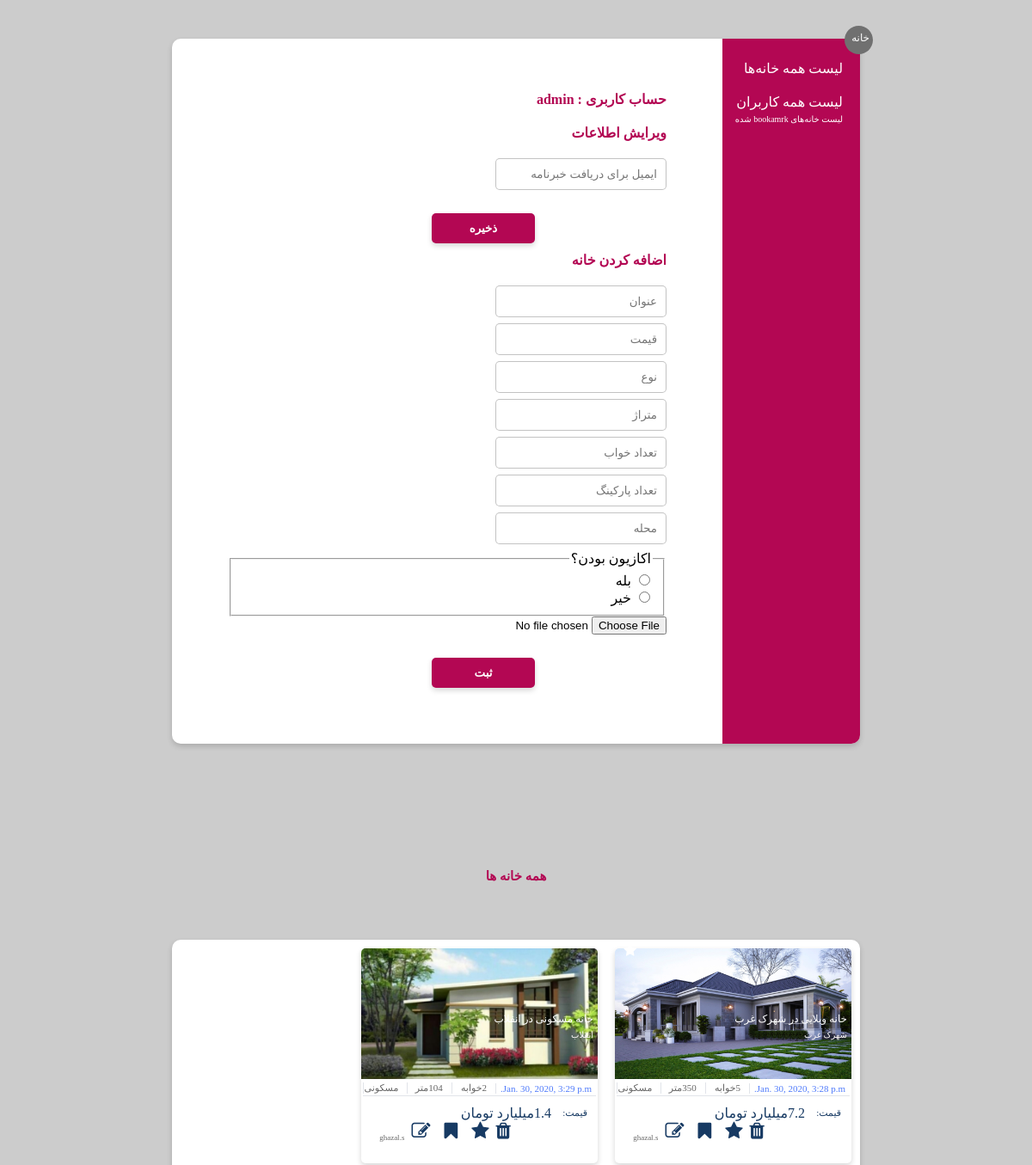
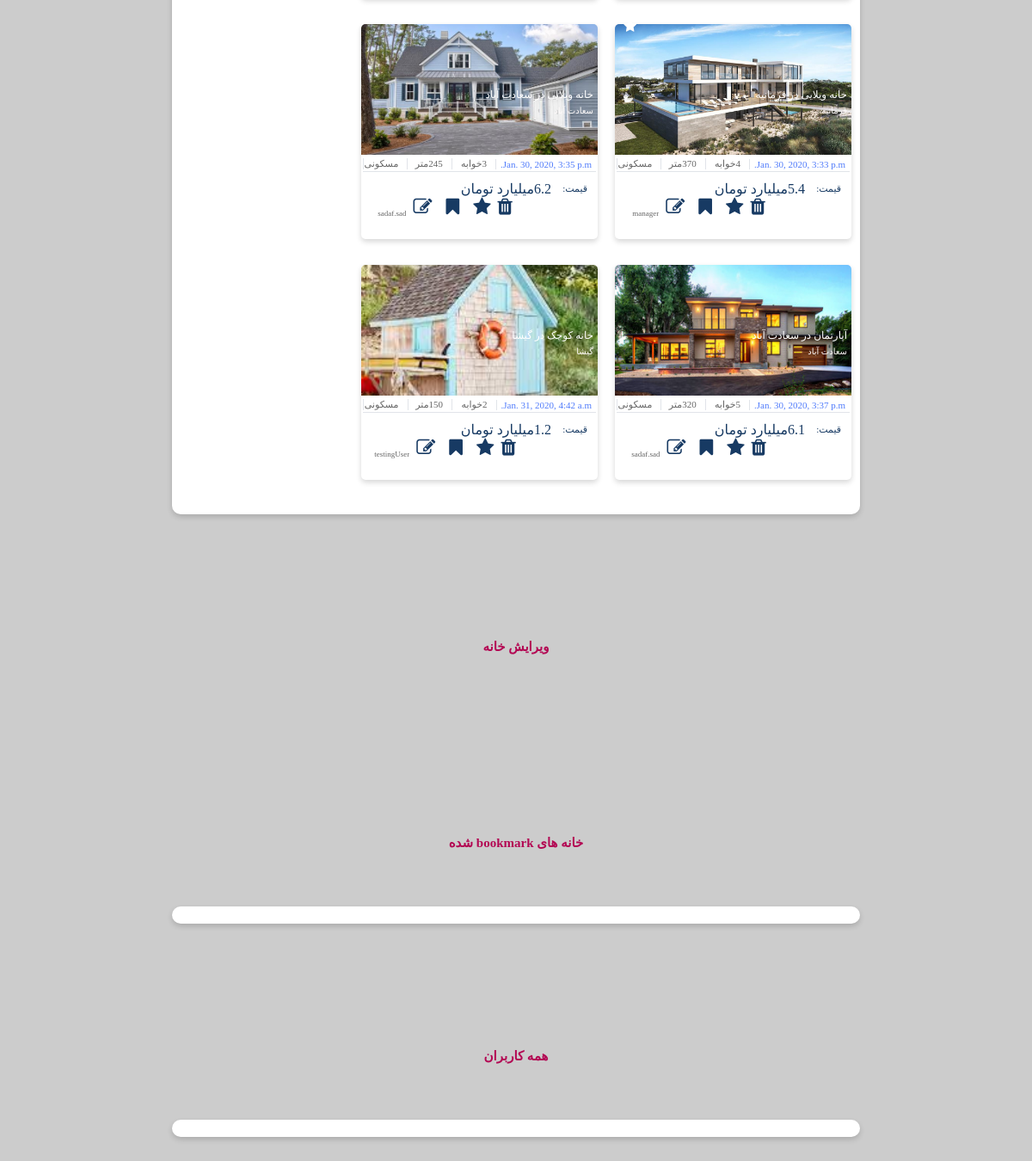
The app's page /homes/allHomes (signed in) with its own data (2 pictures, top to bottom).
### homes/models.py (models this page shows)
class Housing(models.Model):
    title = models.CharField(max_length=200)
    price = models.FloatField()
    type = models.CharField(max_length=50)
    area = models.IntegerField()
    bedrooms = models.IntegerField()
    parkings = models.IntegerField()
    locality = models.CharField(max_length=200)
    created_at = models.DateTimeField(auto_now_add=True)
    pic = models.ForeignKey(Image, on_delete=models.SET_NULL, null=True)
    estate = models.CharField(max_length=50)
    star = models.BooleanField(default=False)

class Image(models.Model):
    image = models.CharField(max_length=500)

### homes/views.py (the view)
# urls.py: path('allHomes', views.showAllHomes, name='allHomes'),
def showAllHomes(request):
    h = Housing.objects.all()
    usernameHome = None
    if request.user.is_authenticated:
        usernameHome = request.user.username
    gotodiv = 'sec4HeadHome'
    return render(request, 'manager.html', {'results': h, 'username': usernameHome, 'jump': gotodiv})

### homes/templates/manager.html (shortened to what this page needs)
{% load static %}
<!DOCTYPE html PUBLIC "-//W3C//DTD XHTML 1.0 Strict//EN" "http://www.w3.org/TR/xhtml1/DTD/xhtml1-strict.dtd">
<html xmlns="http://www.w3.org/1999/xhtml">
        <head>
                <link rel="stylesheet"
          href="https://cdnjs.cloudflare.com/ajax/libs/font-awesome/4.7.0/css/font-awesome.min.css"/>
                <link rel="stylesheet" href={% static "CSS/managerUserStyle.css" %} />
        </head>
        <body>
            <div id="background">
                <div class="infoPage" style="height: 820px;margin-top: 45px;margin-bottom: 45px">
                    <div id="cancelButton" >
                        <a href={% url 'index' %} style="font-size: 12px; color: white; text-decoration: none;width: 100%;margin-left: auto;margin-right: 4px; margin-top: 7px;display: block;">خانه</a>
                    </div>
                    <div id="sidebar" style="position:relative;">
                        <a  href={% url "allHomes" %} id="headerForForm" style="color:white;padding-top: 10px;padding-right: 20px;position: relative;top: 25px;cursor: pointer;text-decoration: none;">لیست همه خانه‌ها</a>
                        <a  href={% url "allUsers" %} id="headerForForm" style="color:white;padding-top: 10px;padding-right: 20px;position: relative;top: 45px;cursor: pointer;text-decoration: none;">لیست همه کاربران</a>
                        <a  href={% url "bookmarks" %} id="headerForForm" style="font-size:10px;color:white;padding-top: 10px;padding-right: 20px;position: relative;top: 45px;cursor: pointer;text-decoration: none;">لیست خانه‌های bookamrk شده</a>
                    </div>
                    <div id="formBar">
                        <div id="form">
                            <div class="selectionBar">
                                <h1 id="headerForForm">حساب کاربری : {{ username }}</h1>
                                <form method="POST" action="changeEmail">
                                <h1 id="headerForForm">ویرایش اطلاعات</h1>
                                <div id="completionForm">
                                    <div class="input">
                                            <input class="text" placeholder="ایمیل برای دریافت خبرنامه" type="text" name="newEmail" value="" required />
                                    </div>
                                    <button class="form-submit-button" type="submit" >ذخیره</button>
                                </div>
                                </form>
                            </div>
                            <div class="selectionBar">
                                <form method="POST" action="addHouse">
                                <h1 id="headerForForm">اضافه کردن خانه</h1>
                                <div id="completionForm">
                                    <div class="input">
                                            <input class="text" placeholder="عنوان" type="text" name="hometitle" value="" required />
                                    </div>
                                    <div class="input">
                                            <input class="text" placeholder="قیمت" type="text" name="homeprice" value="" required />
                                    </div>
                                    <div class="input">
                                            <input class="text" placeholder="نوع" type="text" name="hometype" value="" required />
                                    </div>
                                    <div class="input">
                                            <input class="text" placeholder="متراژ" type="text" name="homearea" value="" required />
                                    </div>
                                    <div class="input">
                                            <input class="text" placeholder="تعداد خواب" type="text" name="homebedrooms" value="" required />
                                    </div>
                                    <div class="input">
                                            <input class="text" placeholder="تعداد پارکینگ" type="text" name="homeparkings" value="" required />
                                    </div>
                                    <div class="input">
                                            <input class="text" placeholder="محله" type="text" name="homelocality" value="" required />
                                    </div>
                                    <fieldset>
                                    <legend>اکازیون بودن؟</legend>
                                    <input type="radio" name="homestar" value="True" /> بله <br />
                                    <input type="radio" name="homestar" value="False" /> خیر <br />
                                     </fieldset>                                   <div class="input">
                                            <input type="file" placeholder="عکس" name="homepic" accept="image/*">
                                    </div>
                                    <button class="form-submit-button" type="submit" >ثبت</button>
                                </div>
                                </form>
                            </div>
                        </div>
                    </div>
                </div>
            <div id="sec4HeadHome" style="margin-top: 100px">همه خانه ها </div>
                <div class="infoPage" style="margin-top: 45px;margin-bottom: 45px">
                    <div id="sec4Grid" >
                    {% for result in results %}
                     <div class="sec4Cards">
                        <div class="sec4Imgs"
                             style="background-image: url({{ result.pic.image}});">
                            <div class="sec4ImgsInfo">
                                <div>{{ result.title }}</div>
                            </div>
                            <div class="sec4ImgsInfo2">
                                <div>{{ result.locality }}</div>
                            </div>
                            {% if result.star %}
                                <div class="fa fa-star" style="color: white;position: relative;right: 250px;top:-40px;font-size: 16px"></div>
                            {% endif %}
                        </div>
                        <div class="sec4Info">
                            <div class="sec4details">
                                <div class="bluedetails4">
                                   <div >{{ result.created_at }}</div>
                                </div>
                                <div class="details4">
                                    <div>{{ result.bedrooms }}خوابه</div>
                                </div>
                                <div class="details4">
                                    <div>{{result.area}}متر </div>
                                </div>
                                <div class="details4">
                                    <div>{{ result.type }}</div>
                                </div>
                            </div>
                            <div class="sec4Price">
                                <div class="priceTex4">
                                    <div class="details42">
                                        <div class="details42small">قیمت:</div>
                                        <div>{{ result.price }}میلیارد تومان </div>
                                    </div>
                                </div>
                                <div class="sec4LogoDiv">
                                    <a class="fa fa-trash singleAction"  href="{% url 'deleteHousing' select=result.id %}"  aria-hidden="true" style="color: #173a63;font-size: 22px;text-decoration: none "></a>
                                    <a class="fa fa-star singleAction"  href="{% url 'starHousing' select=result.id %}"  aria-hidden="true" style="color: #173a63;font-size: 22px; margin-right: 8px;margin-left: 8px;text-decoration: none "></a>
                                    <a class="fa fa-bookmark singleAction"  href="{% url 'bookmarkHousing' select=result.id %}"  aria-hidden="true" style="color: #173a63;font-size: 22px; margin-right: 8px;margin-left: 8px;text-decoration: none "></a>
                                    <a class="fa fa-edit singleAction"  href="{% url 'editHousing' select=result.id %}"  aria-hidden="true" style="color: #173a63;font-size: 22px; margin-right: 8px;margin-left: 8px;text-decoration: none "></a>
                                    <span class="sec4LogoText">{{ result.estate }}</span></div>
                            </div>
                        </div>
                    </div>
                    {% endfor %}
                </div>
                </div>
            <div id="sec4HeadEdit" style="margin-top: 100px">ویرایش خانه </div>
                <div id="sec4Head‌Bookmark" style="margin-top: 100px">خانه های bookmark شده</div>
                <div class="infoPage" style="margin-top: 45px;margin-bottom: 45px">
                </div>
                    <div id="sec4HeadUser" style="margin-top: 100px">همه کاربران </div>
                            <div class="infoPage" style="margin-top: 45px;margin-bottom: 45px">
                </div>
            </div>
        </body>
</html>

### records on screen
Housing: pic.image (picture), title "خانه ویلایی در شهرک غرب", locality "شهرک غرب", star True (drawn), created_at "Jan. 30, 2020, 3:28 p.m.", bedrooms "5", area "350", type "مسکونی", price "7.2", estate "ghazal.s"
Housing: pic.image (picture), title "خانه مسکونی در انقلاب", locality "انقلاب", created_at "Jan. 30, 2020, 3:29 p.m.", bedrooms "2", area "104", type "مسکونی", price "1.4", estate "ghazal.s"
Housing: pic.image (picture), title "خانه ویلایی در فرمانیه", locality "فرمانیه", star True (drawn), created_at "Jan. 30, 2020, 3:33 p.m.", bedrooms "4", area "370", type "مسکونی", price "5.4", estate "manager"
Housing: pic.image (picture), title "خانه ویلایی در سعادت آباد", locality "سعادت آباد", created_at "Jan. 30, 2020, 3:35 p.m.", bedrooms "3", area "245", type "مسکونی", price "6.2", estate "sadaf.sad"
Housing: pic.image (picture), title "آپارتمان در سعادت آباد", locality "سعادت آباد", created_at "Jan. 30, 2020, 3:37 p.m.", bedrooms "5", area "320", type "مسکونی", price "6.1", estate "sadaf.sad"
Housing: pic.image (picture), title "خانه کوچک در گیشا", locality "گیشا", created_at "Jan. 31, 2020, 4:42 a.m.", bedrooms "2", area "150", type "مسکونی", price "1.2", estate "testingUser"

### other values on screen
{{ username }} "admin"
